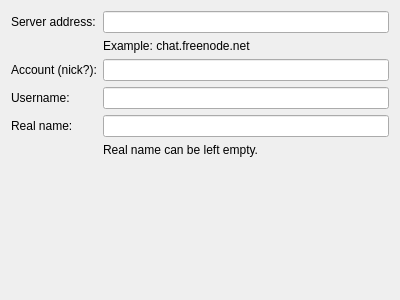
<?xml version="1.0" encoding="UTF-8"?>
<ui version="4.0">
 <class>MainOptionsWidget</class>
 <widget class="QWidget" name="MainOptionsWidget">
  <property name="geometry">
   <rect>
    <x>0</x>
    <y>0</y>
    <width>400</width>
    <height>300</height>
   </rect>
  </property>
  <property name="windowTitle">
   <string>Account Preferences</string>
  </property>
  <layout class="QFormLayout" name="formLayout">
   <property name="fieldGrowthPolicy">
    <enum>QFormLayout::ExpandingFieldsGrow</enum>
   </property>
   <item row="0" column="0">
    <widget class="QLabel" name="serverLabel">
     <property name="text">
      <string>Server address:</string>
     </property>
     <property name="buddy">
      <cstring>serverLineEdit</cstring>
     </property>
    </widget>
   </item>
   <item row="0" column="1">
    <widget class="KLineEdit" name="serverLineEdit"/>
   </item>
   <item row="1" column="1">
    <widget class="QLabel" name="label">
     <property name="text">
      <string>Example: chat.freenode.net</string>
     </property>
    </widget>
   </item>
   <item row="3" column="0">
    <widget class="QLabel" name="accountLabel">
     <property name="text">
      <string>Account (nick?):</string>
     </property>
     <property name="buddy">
      <cstring>accountLineEdit</cstring>
     </property>
    </widget>
   </item>
   <item row="3" column="1">
    <widget class="KLineEdit" name="accountLineEdit"/>
   </item>
   <item row="4" column="0">
    <widget class="QLabel" name="usernameLabel">
     <property name="text">
      <string>Username:</string>
     </property>
     <property name="buddy">
      <cstring>usernameLineEdit</cstring>
     </property>
    </widget>
   </item>
   <item row="4" column="1">
    <widget class="KLineEdit" name="usernameLineEdit"/>
   </item>
   <item row="6" column="0">
    <widget class="QLabel" name="fullnameLabel">
     <property name="text">
      <string>Real name:</string>
     </property>
     <property name="buddy">
      <cstring>fullnameLineEdit</cstring>
     </property>
    </widget>
   </item>
   <item row="6" column="1">
    <widget class="KLineEdit" name="fullnameLineEdit"/>
   </item>
   <item row="7" column="1">
    <widget class="QLabel" name="label_2">
     <property name="text">
      <string>Real name can be left empty.</string>
     </property>
    </widget>
   </item>
  </layout>
 </widget>
 <customwidgets>
  <customwidget>
   <class>KLineEdit</class>
   <extends>QLineEdit</extends>
   <header>klineedit.h</header>
  </customwidget>
 </customwidgets>
 <tabstops>
  <tabstop>serverLineEdit</tabstop>
  <tabstop>accountLineEdit</tabstop>
  <tabstop>usernameLineEdit</tabstop>
  <tabstop>fullnameLineEdit</tabstop>
 </tabstops>
 <resources/>
 <connections/>
</ui>
